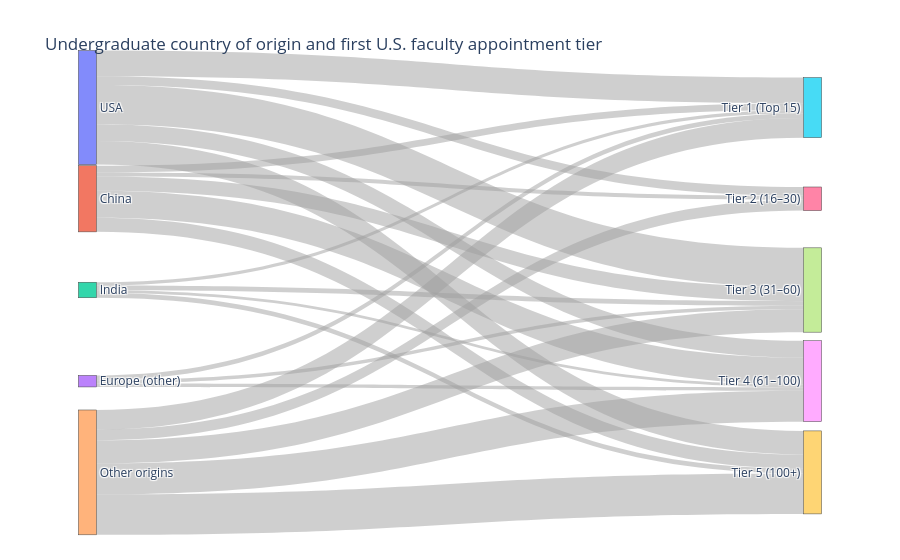

Notebook source saved alongside this figure:
### Code cell
import pandas as pd
import plotly.graph_objects as go

# Load
path = "data_transportation_faculty.xlsx"
people = pd.read_excel(path, sheet_name="People")
rank = pd.read_excel(path, sheet_name="University Rankings")

# If First_Hire is missing, treat First_Hire as Current_Institution
people["First_Hire_Filled"] = people["First_Hire"].fillna(people["Current_Institution"])

# Optional one off name fix (keep if you used it elsewhere)
people["First_Hire_Filled"] = people["First_Hire_Filled"].replace({
    "University at Buffalo": "University at Buffalo SUNY"
})
people["Current_Institution"] = people["Current_Institution"].replace({
    "University at Buffalo": "University at Buffalo SUNY"
})

# Map institution to tier
tier_map = rank.set_index("School")["US_News_Tier"].to_dict()
people["First_Hire_Tier"] = people["First_Hire_Filled"].map(tier_map).fillna("Not in US News sample")

# Region scheme from your notebook
keep_as_is = [
    "USA", "China", "India", "Iran", "Egypt", "South Korea",
    "Bangladesh", "Greece", "Turkey", "Canada"
]
europe_other = ["England", "France", "Italy", "Poland", "Spain", "Serbia", "Switzerland", "Sweden", "Finland", "Denmark"]
latin_south_america = ["Argentina", "Brazil", "Chile", "Colombia", "Peru", "Uruguay", "Venezuela", "Dominican Republic"]
africa = ["Ghana", "Nigeria", "Sudan", "Tanzania"]

def add_origin_group(df, country_col, out_col):
    df[out_col] = df[country_col]

    df.loc[df[country_col].isin(europe_other), out_col] = "Europe (other)"
    df.loc[df[country_col].isin(latin_south_america), out_col] = "Latin / South America"
    df.loc[df[country_col].isin(africa), out_col] = "Africa"

    mask_other = (
        ~df[country_col].isin(keep_as_is)
        & ~df[country_col].isin(europe_other)
        & ~df[country_col].isin(latin_south_america)
        & ~df[country_col].isin(africa)
        & df[country_col].notna()
    )
    df.loc[mask_other, out_col] = "Other origins"
    df.loc[df[country_col].isna(), out_col] = "Missing / Unknown"
    return df

# Apply to UG country
people = add_origin_group(people, "UG_Country", "UG_Origin_Group")

# Simplify origins
major_origins = {"USA", "China", "India", "Europe (other)"}
people["UG_Origin_Group_Coarse"] = people["UG_Origin_Group"].where(
    people["UG_Origin_Group"].isin(major_origins),
    "Other origins"
)

# Drop hires not in US News sample
people_s = people[people["First_Hire_Tier"] != "Not in US News sample"].copy()

# Build flows
flow = (
    people_s.groupby(["UG_Origin_Group_Coarse", "First_Hire_Tier"])
    .size()
    .reset_index(name="count")
)

# Remove tiny flows
min_flow = 3
flow = flow[flow["count"] >= min_flow].copy()

# Orders you want
origin_order = ["USA", "China", "India", "Europe (other)", "Other origins"]
origin_order = [o for o in origin_order if o in flow["UG_Origin_Group_Coarse"].unique()]

tier_order = [
    "Tier 1 (Top 15)",
    "Tier 2 (16–30)",
    "Tier 3 (31–60)",
    "Tier 4 (61–100)",
    "Tier 5 (100+)",
]
tier_order = [t for t in tier_order if t in flow["First_Hire_Tier"].unique()]

labels = origin_order + tier_order
idx = {lab: i for i, lab in enumerate(labels)}

source = flow["UG_Origin_Group_Coarse"].map(idx).tolist()
target = flow["First_Hire_Tier"].map(idx).tolist()
value  = flow["count"].tolist()

# ---- Force node positions ----
# x positions: origins left, tiers right
x = [0.01] * len(origin_order) + [0.99] * len(tier_order)

# y positions: explicitly top->bottom in your order
def spaced_y(n, top=0.02, bottom=0.98):
    if n == 1:
        return [0.5]
    step = (bottom - top) / (n - 1)
    return [top + i * step for i in range(n)]

y = spaced_y(len(origin_order)) + spaced_y(len(tier_order))

fig = go.Figure(go.Sankey(
    arrangement="fixed",
    node=dict(
        label=labels,
        x=x,
        y=y,
        pad=12,
        thickness=18
    ),
    link=dict(
        source=source,
        target=target,
        value=value,
        color="rgba(160,160,160,0.5)"
    )
))

fig.update_layout(
    title_text="Undergraduate country of origin and first U.S. faculty appointment tier",
    font_size=12
)

fig.show()

### Figure 1 — Plotly figure (JSON) as saved in the notebook; plotly's stock layout.template omitted (floating-point values rounded to 4 significant figures)
{"data": [{"arrangement": "fixed", "link": {"color": "rgba(160,160,160,0.5)", "source": [1, 1, 1, 1, 1, 3, 3, 3, 2, 2, 2, 2, 4, 4, 4, 4, 4, 0, 0, 0, 0, 0], "target": [5, 6, 7, 8, 9, 5, 7, 8, 5, 7, 8, 9, 5, 6, 7, 8, 9, 5, 6, 7, 8, 9], "value": [10, 6, 21, 40, 21, 7, 5, 5, 5, 7, 4, 7, 29, 16, 34, 46, 60, 38, 13, 58, 25, 35]}, "node": {"label": ["USA", "China", "India", "Europe (other)", "Other origins", "Tier 1 (Top 15)", "Tier 2 (16–30)", "Tier 3 (31–60)", "Tier 4 (61–100)", "Tier 5 (100+)"], "pad": 12, "thickness": 18, "x": [0.01, 0.01, 0.01, 0.01, 0.01, 0.99, 0.99, 0.99, 0.99, 0.99], "y": [0.02, 0.26, 0.5, 0.74, 0.98, 0.02, 0.26, 0.5, 0.74, 0.98]}, "type": "sankey"}], "layout": {"font": {"size": 12}, "title": {"text": "Undergraduate country of origin and first U.S. faculty appointment tier"}}}
